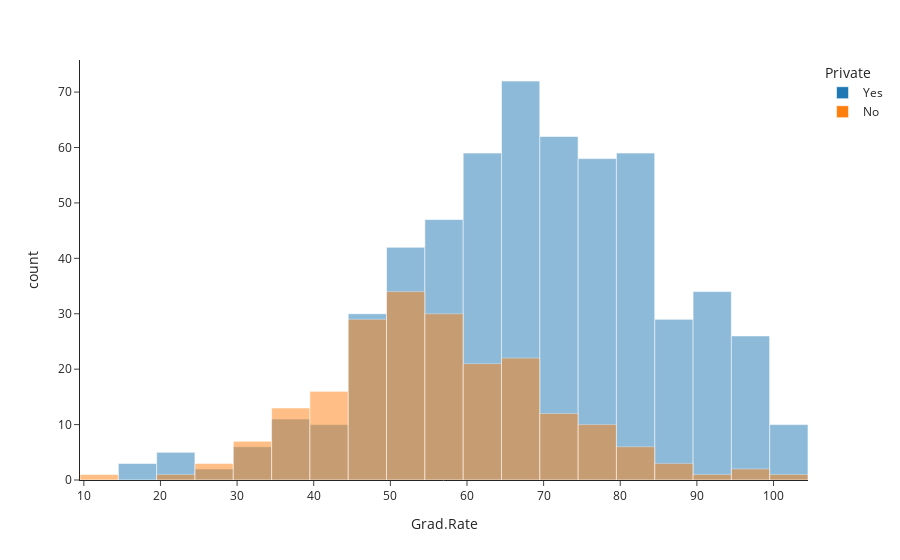

This figure's notebook cell:
### Markdown cell above
## Set that school's graduation rate to 100 then re-do the histogram visualization.

### Code cell
df.loc[df['Grad.Rate'] > 100, 'Grad.Rate'] = 100

fig = px.histogram(df, x=df['Grad.Rate'], color=df['Private'], opacity=0.5, template="simple_white" )
fig.update_layout(barmode='overlay')
fig.show()

### Figure 1 — Plotly figure (JSON) as saved in the notebook; plotly's stock layout.template omitted (floating-point values rounded to 4 significant figures; data arrays with more than 128 entries replaced by an {"elided": "..."} marker saying what was removed)
{"data": [{"alignmentgroup": "True", "bingroup": "x", "hovertemplate": "Private=Yes<br>Grad.Rate=%{x}<br>count=%{y}<extra></extra>", "legendgroup": "Yes", "marker": {"color": "#1F77B4", "opacity": 0.5, "pattern": {"shape": ""}}, "name": "Yes", "offsetgroup": "Yes", "orientation": "v", "showlegend": true, "type": "histogram", "x": {"elided": "565 int values"}, "xaxis": "x", "yaxis": "y"}, {"alignmentgroup": "True", "bingroup": "x", "hovertemplate": "Private=No<br>Grad.Rate=%{x}<br>count=%{y}<extra></extra>", "legendgroup": "No", "marker": {"color": "#FF7F0E", "opacity": 0.5, "pattern": {"shape": ""}}, "name": "No", "offsetgroup": "No", "orientation": "v", "showlegend": true, "type": "histogram", "x": {"elided": "212 int values"}, "xaxis": "x", "yaxis": "y"}], "layout": {"barmode": "overlay", "legend": {"title": {"text": "Private"}, "tracegroupgap": 0}, "margin": {"t": 60}, "xaxis": {"anchor": "y", "domain": [0, 1], "title": {"text": "Grad.Rate"}}, "yaxis": {"anchor": "x", "domain": [0, 1], "title": {"text": "count"}}}}
